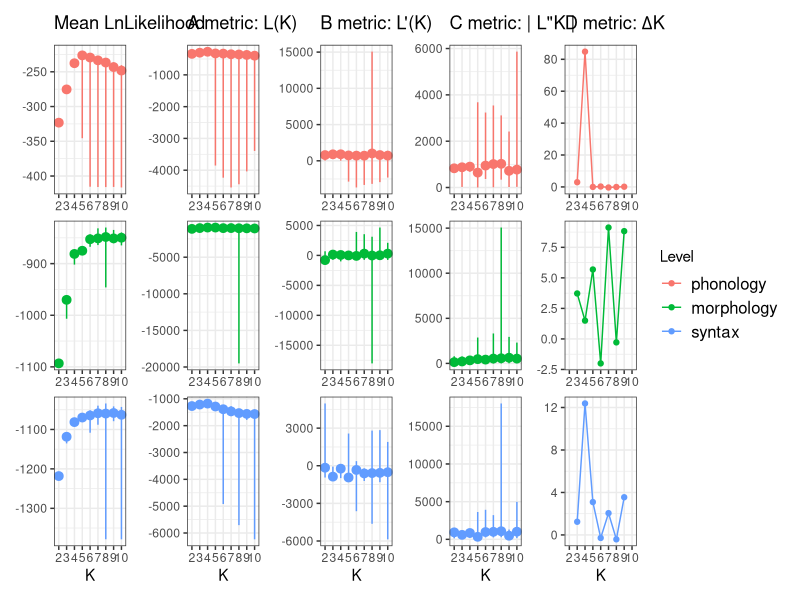

R code for this plot:
# Which K value is the true K value?
# Evanno 2005:
# Description of the four steps for the graphical method
# allowing detection of the true number of groups K*.
# (A) Mean L(K) (± SD) over 20 runs for each K value.
# The model considered here is a hierarchical island model
# using all 100 individuals per population and 50 AFLP loci.
# (B) Rate of change of the likelihood distribution (mean ± SD)
# calculated as L′(K) = L(K) – L(K – 1).
# (C) Absolute values of the second order rate of change
# of the likelihood distribution (mean ± SD)
# calculated according to the formula:
# |L′′(K)| = |L′(K + 1) – L′(K)|.
# (D) ∆K calculated as ∆K = m|L′′(K)|/ s[L(K)].
# The modal value of this distribution is the true K(*)
# or the uppermost level of structure, here five clusters.

library(ggplot2)
library(dplyr)
library(patchwork) 

outfile <- read.csv("data/outfile.txt",sep=";")

level_ordered <- c("phonology", "morphology", "syntax")

theme_set(theme_bw())

# LnLikelihood

lnlikelihood <- function(data_set) {
  data_set %>%
    group_by(K) %>%
    ggplot(aes(meanLnLikelihood, color = factor(level, level = level_ordered))) +
    stat_summary(
      mapping = aes(x = factor(K), y = meanLnLikelihood),
      fun.min = min,
      fun.max = max,
      fun = median
    ) +
    labs(x = "K", 
         title = "Mean LnLikelihood") +
    facet_wrap(.~factor(level, level = level_ordered), nrow = 3, scales = "free") +
    theme(strip.background = element_blank(), strip.text.x = element_blank(), axis.title.y = element_blank(), legend.position="none")
}

# (A) mean LnProbData
a_way <- function(data_set) {
  data_set %>%
    group_by(K) %>%
    ggplot(aes(LnProbData, color = factor(level, level = level_ordered))) +
    stat_summary(
      mapping = aes(x = factor(K), y = LnProbData),
      fun.min = min,
      fun.max = max,
      fun = median
    ) +
    labs(x = "K", 
         title = "A metric: L(K)") +
    facet_wrap(.~factor(level, level = level_ordered), nrow = 3, scales = "free") +
    theme(strip.background = element_blank(), strip.text.x = element_blank(), axis.title.y = element_blank(), legend.position="none")
}

# (B) L′(K) = L(K) – L(K – 1)
b_way <- function(data_set) {
  data_set %>%
    arrange(Run, K) %>%
    mutate(L_diff = LnProbData - lag(LnProbData)) %>%
    ggplot(aes(L_diff , color = factor(level, level = level_ordered))) +
    stat_summary(
      mapping = aes(x = factor(K), y = L_diff),
      fun.min = min,
      fun.max = max,
      fun = median
    ) +
    labs(x = "K",
         title = "B metric: L'(K)") +
    facet_wrap(.~factor(level, level = level_ordered), nrow = 3, scales = "free") +
    theme(strip.background = element_blank(), strip.text.x = element_blank(), axis.title.y = element_blank(), legend.position="none")
}

# (C) L′′(K)| = |L′(K + 1) – L′(K)
c_way <- function(data_set) {
  data_set %>%
  arrange(Run, K) %>%
  mutate(L_diff = abs(lead(LnProbData) - LnProbData)) %>%
  ggplot(aes(L_diff, color = factor(level, level = level_ordered))) +
  stat_summary(
    mapping = aes(x = factor(K), y = L_diff),
    fun.min = min,
    fun.max = max,
    fun = median
  ) +
  labs(x = "K",
       title = expression(paste('C metric: | L"K |'))) +
    facet_wrap(.~factor(level, level = level_ordered), nrow = 3, scales = "free") +
    theme(strip.background = element_blank(), strip.text.x = element_blank(), axis.title.y = element_blank(), legend.position="none")
}

# (D) ∆K = m|L′′(K)|/ s[L(K)] 
# the mean of the absolute values of L′′(K)
# averaged over 20 runs divided by the standard deviation of L(K)
# expands as: m(|L(K + 1) − 2 L(K ) + L(K − 1)|)/s[L(K )] 
d_way <- function(data_set) {
  data_set %>%
  group_by(level, K) %>%
  summarise(mean_lnprobdata = mean(abs(LnProbData)), sd_lnprobdata = sd(LnProbData)) %>%
  # calculate the variance between runs for each K
  # mutate(delta_k = mean_lnprobdata/sd_lnprobdata) %>%
  mutate(delta_k = (lead(mean_lnprobdata) - 2 * mean_lnprobdata + lag(mean_lnprobdata)) / sd_lnprobdata)%>%
  ggplot(aes(factor(K), delta_k, color = factor(level, level = level_ordered))) +
  geom_line(aes(group = 1)) +
  geom_point() +
  labs(x = "K", 
       #title = expression(paste("D metric: ", Delta, "K = m(| L′′(K) |) / s[L(K)]"))) +
        title = expression(paste("D metric: ", Delta, "K"))) +
  facet_wrap(.~factor(level, level = level_ordered), nrow = 3, scales = "free") +
  theme(strip.background = element_blank(), strip.text.x = element_blank(), axis.title.y = element_blank(), legend.text=element_text(size=12)) +
  scale_colour_discrete(name="Level")
}

lnlikelihood_plot <- lnlikelihood(outfile)
a_way_plot <- a_way(outfile)
b_way_plot <- b_way(outfile)
c_way_plot <- c_way(outfile)
d_way_plot <- d_way(outfile)

ggsave("plots/evanno.pdf", (lnlikelihood_plot | a_way_plot | b_way_plot | c_way_plot | d_way_plot),
       height = 8, width = 15)

